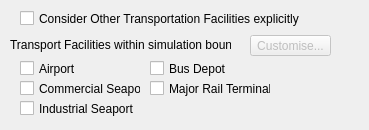
                  <widget class="QWidget" name="othertrans_info_wdg" native="true">
                   <property name="sizePolicy">
                    <sizepolicy hsizetype="Preferred" vsizetype="Preferred">
                     <horstretch>0</horstretch>
                     <verstretch>0</verstretch>
                    </sizepolicy>
                   </property>
                   <property name="minimumSize">
                    <size>
                     <width>369</width>
                     <height>130</height>
                    </size>
                   </property>
                   <property name="maximumSize">
                    <size>
                     <width>16777215</width>
                     <height>130</height>
                    </size>
                   </property>
                   <widget class="QLabel" name="trans_facilities_lbl">
                    <property name="geometry">
                     <rect>
                      <x>10</x>
                      <y>35</y>
                      <width>221</width>
                      <height>20</height>
                     </rect>
                    </property>
                    <property name="text">
                     <string>Transport Facilities within simulation bounds</string>
                    </property>
                   </widget>
                   <widget class="QCheckBox" name="trans_airport_box">
                    <property name="geometry">
                     <rect>
                      <x>20</x>
                      <y>60</y>
                      <width>70</width>
                      <height>17</height>
                     </rect>
                    </property>
                    <property name="text">
                     <string>Airport</string>
                    </property>
                   </widget>
                   <widget class="QCheckBox" name="trans_comseaport_box">
                    <property name="geometry">
                     <rect>
                      <x>20</x>
                      <y>80</y>
                      <width>121</width>
                      <height>17</height>
                     </rect>
                    </property>
                    <property name="text">
                     <string>Commercial Seaport</string>
                    </property>
                   </widget>
                   <widget class="QCheckBox" name="trans_indseaport_box">
                    <property name="geometry">
                     <rect>
                      <x>20</x>
                      <y>100</y>
                      <width>121</width>
                      <height>17</height>
                     </rect>
                    </property>
                    <property name="text">
                     <string>Industrial Seaport</string>
                    </property>
                   </widget>
                   <widget class="QCheckBox" name="trans_busdepot_box">
                    <property name="geometry">
                     <rect>
                      <x>150</x>
                      <y>60</y>
                      <width>121</width>
                      <height>17</height>
                     </rect>
                    </property>
                    <property name="text">
                     <string>Bus Depot</string>
                    </property>
                   </widget>
                   <widget class="QCheckBox" name="trans_rail_box">
                    <property name="geometry">
                     <rect>
                      <x>150</x>
                      <y>80</y>
                      <width>121</width>
                      <height>17</height>
                     </rect>
                    </property>
                    <property name="text">
                     <string>Major Rail Terminal</string>
                    </property>
                   </widget>
                   <widget class="QPushButton" name="trans_customise">
                    <property name="enabled">
                     <bool>false</bool>
                    </property>
                    <property name="geometry">
                     <rect>
                      <x>250</x>
                      <y>35</y>
                      <width>81</width>
                      <height>21</height>
                     </rect>
                    </property>
                    <property name="text">
                     <string>Customise...</string>
                    </property>
                   </widget>
                   <widget class="QCheckBox" name="trans_on_off_check">
                    <property name="geometry">
                     <rect>
                      <x>20</x>
                      <y>10</y>
                      <width>301</width>
                      <height>17</height>
                     </rect>
                    </property>
                    <property name="whatsThis">
                     <string>If detailed consideration of these facilities is to be included in the model, check this box to enable further options. Otherwise this land use will simply be treated as commercial/industrial land use.</string>
                    </property>
                    <property name="text">
                     <string>Consider Other Transportation Facilities explicitly</string>
                    </property>
                   </widget>
                  </widget>
